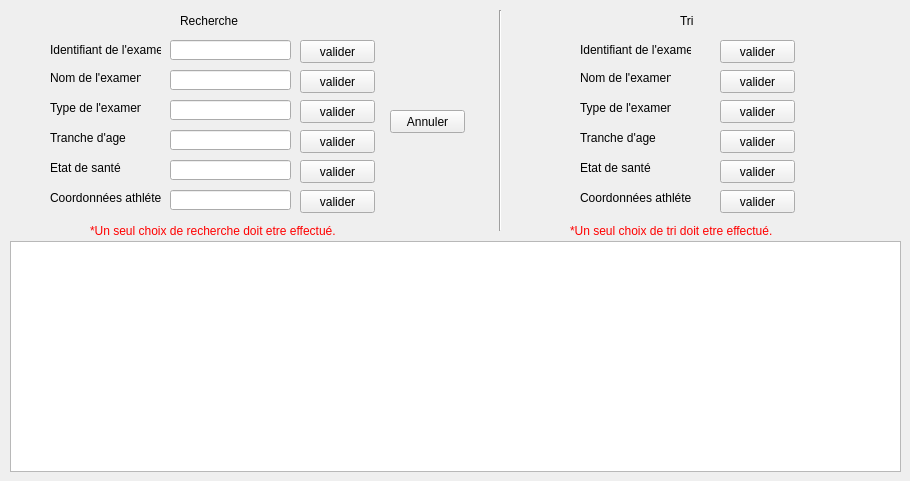
      <widget class="QWidget" name="tab_4">
       <attribute name="title">
        <string>Recherche et tri</string>
       </attribute>
       <widget class="QLabel" name="label_24">
        <property name="geometry">
         <rect>
          <x>180</x>
          <y>10</y>
          <width>91</width>
          <height>21</height>
         </rect>
        </property>
        <property name="styleSheet">
         <string notr="true">font: 15pt &quot;Calibri&quot;;</string>
        </property>
        <property name="text">
         <string>Recherche </string>
        </property>
       </widget>
       <widget class="QLabel" name="label_27">
        <property name="geometry">
         <rect>
          <x>680</x>
          <y>10</y>
          <width>41</width>
          <height>21</height>
         </rect>
        </property>
        <property name="styleSheet">
         <string notr="true">font: 15pt &quot;Calibri&quot;;</string>
        </property>
        <property name="text">
         <string>Tri</string>
        </property>
       </widget>
       <widget class="Line" name="line_3">
        <property name="geometry">
         <rect>
          <x>490</x>
          <y>10</y>
          <width>20</width>
          <height>221</height>
         </rect>
        </property>
        <property name="orientation">
         <enum>Qt::Vertical</enum>
        </property>
       </widget>
       <widget class="QTableView" name="tab_recherche_tri">
        <property name="geometry">
         <rect>
          <x>10</x>
          <y>241</y>
          <width>891</width>
          <height>231</height>
         </rect>
        </property>
       </widget>
       <widget class="QPushButton" name="recherche_id">
        <property name="geometry">
         <rect>
          <x>300</x>
          <y>40</y>
          <width>75</width>
          <height>23</height>
         </rect>
        </property>
        <property name="text">
         <string>valider</string>
        </property>
       </widget>
       <widget class="QLineEdit" name="le_nom_recherche">
        <property name="geometry">
         <rect>
          <x>170</x>
          <y>70</y>
          <width>121</width>
          <height>20</height>
         </rect>
        </property>
       </widget>
       <widget class="QLabel" name="label_19">
        <property name="geometry">
         <rect>
          <x>50</x>
          <y>70</y>
          <width>91</width>
          <height>16</height>
         </rect>
        </property>
        <property name="text">
         <string>Nom de l'examen</string>
        </property>
       </widget>
       <widget class="QLabel" name="label_28">
        <property name="geometry">
         <rect>
          <x>50</x>
          <y>130</y>
          <width>81</width>
          <height>16</height>
         </rect>
        </property>
        <property name="text">
         <string>Tranche d'age</string>
        </property>
       </widget>
       <widget class="QLabel" name="label_29">
        <property name="geometry">
         <rect>
          <x>50</x>
          <y>160</y>
          <width>81</width>
          <height>16</height>
         </rect>
        </property>
        <property name="text">
         <string>Etat de santé</string>
        </property>
       </widget>
       <widget class="QLineEdit" name="le_type_recherche">
        <property name="geometry">
         <rect>
          <x>170</x>
          <y>100</y>
          <width>121</width>
          <height>20</height>
         </rect>
        </property>
       </widget>
       <widget class="QLineEdit" name="le_coordonnees_recherche">
        <property name="geometry">
         <rect>
          <x>170</x>
          <y>190</y>
          <width>121</width>
          <height>20</height>
         </rect>
        </property>
       </widget>
       <widget class="QLineEdit" name="le_age_recherche">
        <property name="geometry">
         <rect>
          <x>170</x>
          <y>130</y>
          <width>121</width>
          <height>20</height>
         </rect>
        </property>
       </widget>
       <widget class="QLineEdit" name="le_id_recherche">
        <property name="geometry">
         <rect>
          <x>170</x>
          <y>40</y>
          <width>121</width>
          <height>20</height>
         </rect>
        </property>
       </widget>
       <widget class="QLabel" name="label_31">
        <property name="geometry">
         <rect>
          <x>50</x>
          <y>190</y>
          <width>111</width>
          <height>16</height>
         </rect>
        </property>
        <property name="text">
         <string>Coordonnées athléte</string>
        </property>
       </widget>
       <widget class="QLabel" name="label_32">
        <property name="geometry">
         <rect>
          <x>50</x>
          <y>100</y>
          <width>91</width>
          <height>16</height>
         </rect>
        </property>
        <property name="text">
         <string>Type de l'examen</string>
        </property>
       </widget>
       <widget class="QLineEdit" name="le_etat_recherche">
        <property name="geometry">
         <rect>
          <x>170</x>
          <y>160</y>
          <width>121</width>
          <height>20</height>
         </rect>
        </property>
       </widget>
       <widget class="QLabel" name="label_99">
        <property name="geometry">
         <rect>
          <x>50</x>
          <y>40</y>
          <width>111</width>
          <height>20</height>
         </rect>
        </property>
        <property name="text">
         <string>Identifiant de l'examen</string>
        </property>
       </widget>
       <widget class="QPushButton" name="recherche_nom">
        <property name="geometry">
         <rect>
          <x>300</x>
          <y>70</y>
          <width>75</width>
          <height>23</height>
         </rect>
        </property>
        <property name="text">
         <string>valider</string>
        </property>
       </widget>
       <widget class="QPushButton" name="recherche_type">
        <property name="geometry">
         <rect>
          <x>300</x>
          <y>100</y>
          <width>75</width>
          <height>23</height>
         </rect>
        </property>
        <property name="text">
         <string>valider</string>
        </property>
       </widget>
       <widget class="QPushButton" name="recherche_age">
        <property name="geometry">
         <rect>
          <x>300</x>
          <y>130</y>
          <width>75</width>
          <height>23</height>
         </rect>
        </property>
        <property name="text">
         <string>valider</string>
        </property>
       </widget>
       <widget class="QPushButton" name="recherche_etat">
        <property name="geometry">
         <rect>
          <x>300</x>
          <y>160</y>
          <width>75</width>
          <height>23</height>
         </rect>
        </property>
        <property name="text">
         <string>valider</string>
        </property>
       </widget>
       <widget class="QPushButton" name="recherche_coordonnees">
        <property name="geometry">
         <rect>
          <x>300</x>
          <y>190</y>
          <width>75</width>
          <height>23</height>
         </rect>
        </property>
        <property name="text">
         <string>valider</string>
        </property>
       </widget>
       <widget class="QLabel" name="label_100">
        <property name="geometry">
         <rect>
          <x>90</x>
          <y>220</y>
          <width>261</width>
          <height>21</height>
         </rect>
        </property>
        <property name="styleSheet">
         <string notr="true">color: rgb(255, 0, 0);</string>
        </property>
        <property name="text">
         <string>*Un seul choix de recherche doit etre effectué.</string>
        </property>
       </widget>
       <widget class="QLabel" name="label_101">
        <property name="geometry">
         <rect>
          <x>580</x>
          <y>40</y>
          <width>111</width>
          <height>20</height>
         </rect>
        </property>
        <property name="text">
         <string>Identifiant de l'examen</string>
        </property>
       </widget>
       <widget class="QLabel" name="label_33">
        <property name="geometry">
         <rect>
          <x>580</x>
          <y>190</y>
          <width>111</width>
          <height>16</height>
         </rect>
        </property>
        <property name="text">
         <string>Coordonnées athléte</string>
        </property>
       </widget>
       <widget class="QPushButton" name="tri_type">
        <property name="geometry">
         <rect>
          <x>720</x>
          <y>100</y>
          <width>75</width>
          <height>23</height>
         </rect>
        </property>
        <property name="text">
         <string>valider</string>
        </property>
       </widget>
       <widget class="QPushButton" name="tri_id">
        <property name="geometry">
         <rect>
          <x>720</x>
          <y>40</y>
          <width>75</width>
          <height>23</height>
         </rect>
        </property>
        <property name="text">
         <string>valider</string>
        </property>
       </widget>
       <widget class="QPushButton" name="tri_etat">
        <property name="geometry">
         <rect>
          <x>720</x>
          <y>160</y>
          <width>75</width>
          <height>23</height>
         </rect>
        </property>
        <property name="text">
         <string>valider</string>
        </property>
       </widget>
       <widget class="QLabel" name="label_102">
        <property name="geometry">
         <rect>
          <x>580</x>
          <y>100</y>
          <width>91</width>
          <height>16</height>
         </rect>
        </property>
        <property name="text">
         <string>Type de l'examen</string>
        </property>
       </widget>
       <widget class="QPushButton" name="tri_nom">
        <property name="geometry">
         <rect>
          <x>720</x>
          <y>70</y>
          <width>75</width>
          <height>23</height>
         </rect>
        </property>
        <property name="text">
         <string>valider</string>
        </property>
       </widget>
       <widget class="QLabel" name="label_103">
        <property name="geometry">
         <rect>
          <x>580</x>
          <y>130</y>
          <width>81</width>
          <height>16</height>
         </rect>
        </property>
        <property name="text">
         <string>Tranche d'age</string>
        </property>
       </widget>
       <widget class="QPushButton" name="tri_coordonnees">
        <property name="geometry">
         <rect>
          <x>720</x>
          <y>190</y>
          <width>75</width>
          <height>23</height>
         </rect>
        </property>
        <property name="text">
         <string>valider</string>
        </property>
       </widget>
       <widget class="QPushButton" name="tri_age">
        <property name="geometry">
         <rect>
          <x>720</x>
          <y>130</y>
          <width>75</width>
          <height>23</height>
         </rect>
        </property>
        <property name="text">
         <string>valider</string>
        </property>
       </widget>
       <widget class="QLabel" name="label_104">
        <property name="geometry">
         <rect>
          <x>580</x>
          <y>70</y>
          <width>91</width>
          <height>16</height>
         </rect>
        </property>
        <property name="text">
         <string>Nom de l'examen</string>
        </property>
       </widget>
       <widget class="QLabel" name="label_105">
        <property name="geometry">
         <rect>
          <x>580</x>
          <y>160</y>
          <width>81</width>
          <height>16</height>
         </rect>
        </property>
        <property name="text">
         <string>Etat de santé</string>
        </property>
       </widget>
       <widget class="QLabel" name="label_106">
        <property name="geometry">
         <rect>
          <x>570</x>
          <y>220</y>
          <width>261</width>
          <height>21</height>
         </rect>
        </property>
        <property name="styleSheet">
         <string notr="true">color: rgb(255, 0, 0);</string>
        </property>
        <property name="text">
         <string>*Un seul choix de tri doit etre effectué.</string>
        </property>
       </widget>
       <widget class="QPushButton" name="pb_annuler_recherche">
        <property name="geometry">
         <rect>
          <x>390</x>
          <y>110</y>
          <width>75</width>
          <height>23</height>
         </rect>
        </property>
        <property name="text">
         <string>Annuler</string>
        </property>
       </widget>
      </widget>
